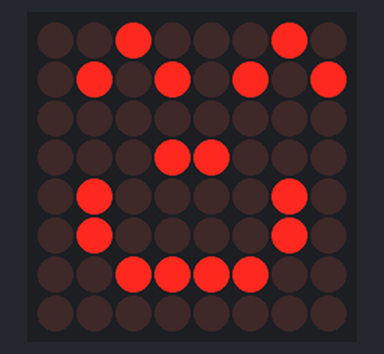
A sketch run on a simulated Arduino Uno, built with avr-gcc and run on an emulated ATmega328P. On the bench: 8×8 LED matrix.

Above: at 0.1 s.

The sketch:

led_matrix_arduinoIDE.ino
```cpp
#include <LedControl.h>

int DIN = 12;
int CS= 11;
int CLK = 10;
int LED_MAT_NUM = 1;

byte face[8]={
B00100010,
B01010101,
B00000000,
B00011000,
B01000010,
B01000010,
B00111100,
B00000000
};

LedControl lc(DIN, CLK, CS, LED_MAT_NUM);

void setup() {

  lc.shutdown(0, false);  // Wake up each matrix
  lc.setIntensity(0, 8);  // Set brightness level for each matrix
  lc.clearDisplay(0);     // Clear each matrix

}

void loop() {
  for (int row = 0; row < 8; row++) {
     lc.setRow(0, row, face[row]);

  }
}
```

led_matrix_for_wokwi.cpp
```cpp
#include <LedControl.h>

int DIN = 12;
int CS= 11;
int CLK = 10;
int LED_MAT_NUM = 4;

byte face[8][4] ={
  {B00000000, B00000000, B00000000, B00000000},
  {B00001111, B00000000, B01111000, B00000000},
  {B00001111, B00000000, B01111000, B00000000},
  {B00000000, B00000000, B00000000, B00000000},
  {B00000000, B10000000, B10000000, B00000000},
  {B00000000, B11111111, B10000000, B00000000},
  {B00000000, B00000000, B00000000, B00000000},
  {B00000000, B00000000, B00000000, B00000000}
};

LedControl lc(DIN, CLK, CS, LED_MAT_NUM);

void setup() {

 for (int i = 0; i < LED_MAT_NUM; i++) {
        lc.shutdown(i, false);  // Wake up each matrix
        lc.setIntensity(i, 8);  // Set brightness level for each matrix
        lc.clearDisplay(i);     // Clear each matrix
    }

}

void loop() {
  for (int row = 0; row < 8; row++) {
    for (int matrix = 0; matrix < 4; matrix++) {
      lc.setRow(matrix, row, face[row][matrix]);
    }
  }
}
```
